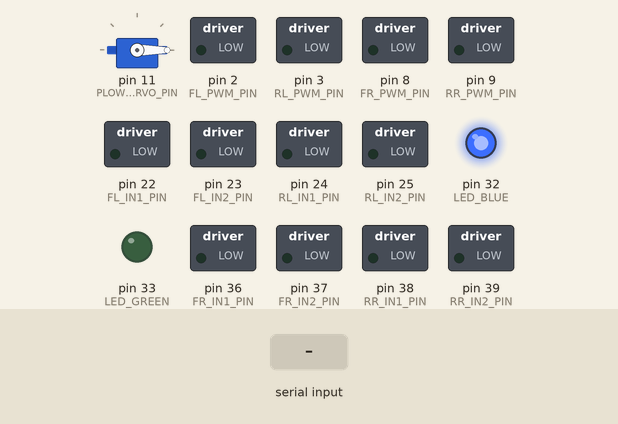
Bench run of a sketch on a simulated Arduino Mega 2560, built with avr-gcc and run on an emulated ATmega2560. Parts: servo, switched loads named in the sketch (green lamp = pin HIGH), output pins drawn as LEDs (lit = HIGH). The inputs (shaded band) are chosen by the test bench. What the sketch prints to the serial monitor is not drawn.

Above: at 1.2 s.
1.3 s: "B" received over the second serial link
At 2.4 s:
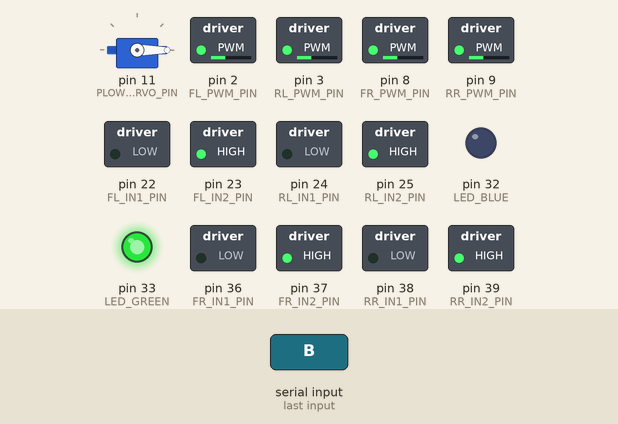
2.8 s: "H" received over the second serial link
At 3.6 s:
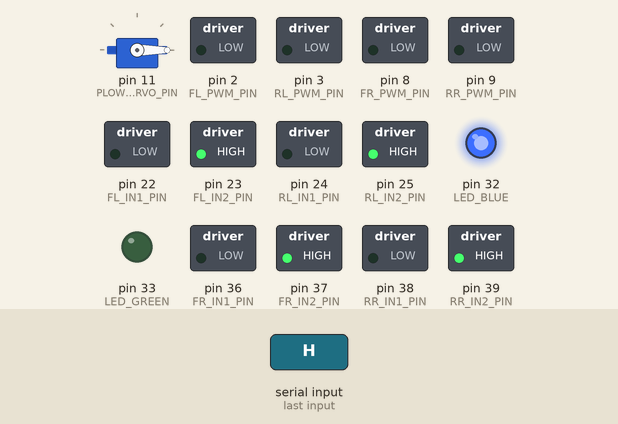
4.3 s: "F" received over the second serial link
At 4.7 s:
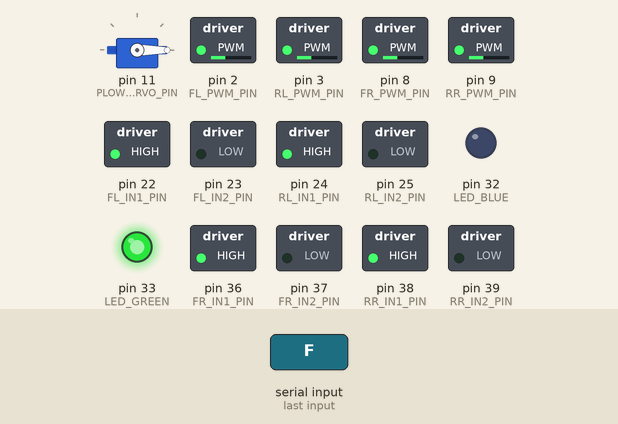
5.8 s: "h" received over the second serial link
At 7.0 s:
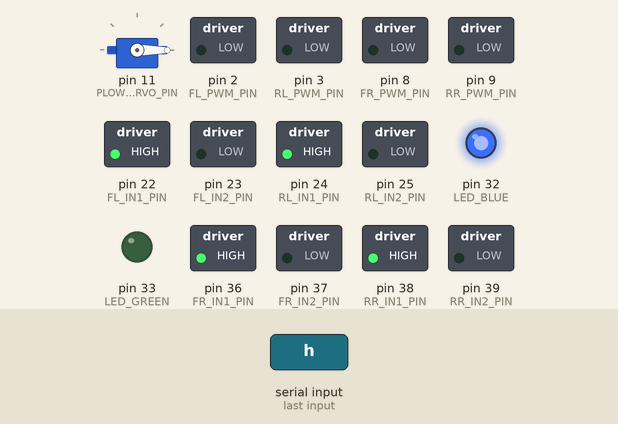
7.3 s: "L" received over the second serial link
At 8.2 s:
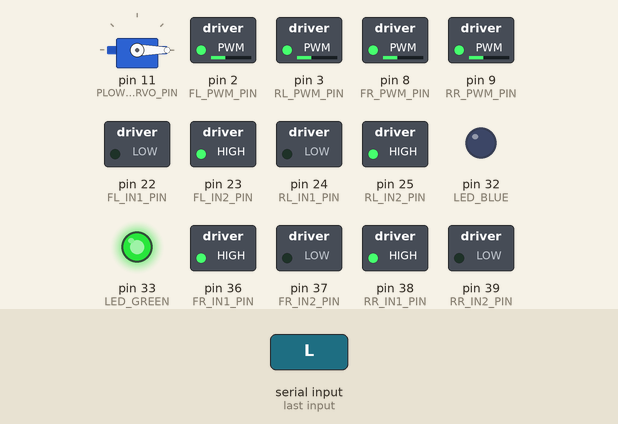
8.8 s: "b" received over the second serial link
At 9.3 s:
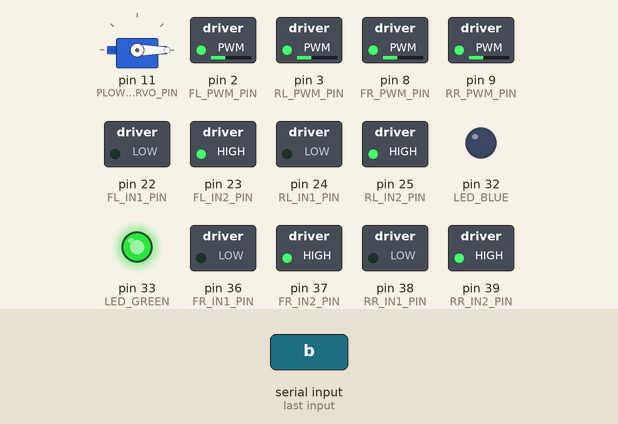
Timing chart, 0 to 11.3 s (numbered marks = the images above; inputs shaded):
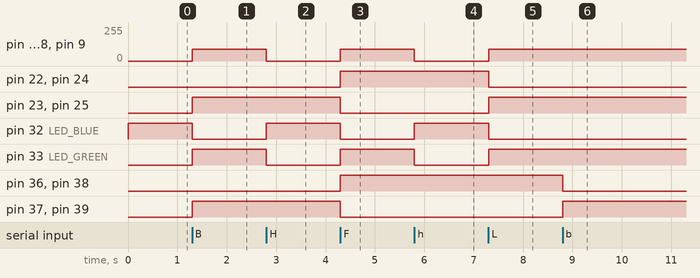

Measured:
- after the input at 1.3 s, pin 2 (FL_PWM_PIN), pin 3 (RL_PWM_PIN), pin 8 (FR_PWM_PIN), pin 9 (RR_PWM_PIN): 0/255 → 90/255 at once; pin 23 (FL_IN2_PIN), pin 25 (RL_IN2_PIN), pin 33 (LED_GREEN), pin 37 (FR_IN2_PIN), pin 39 (RR_IN2_PIN): LOW → HIGH at once; pin 32 (LED_BLUE): HIGH → LOW at once
- after the input at 2.8 s, pin 2 (FL_PWM_PIN), pin 3 (RL_PWM_PIN), pin 8 (FR_PWM_PIN), pin 9 (RR_PWM_PIN): 90/255 → 0/255 at once; pin 32 (LED_BLUE): LOW → HIGH at once; pin 33 (LED_GREEN): HIGH → LOW at once
- after the input at 4.3 s, pin 2 (FL_PWM_PIN), pin 3 (RL_PWM_PIN): 0/255 → 90/255 at once
- after the input at 5.8 s, pin 2 (FL_PWM_PIN), pin 3 (RL_PWM_PIN), pin 8 (FR_PWM_PIN), pin 9 (RR_PWM_PIN): 90/255 → 0/255 at once; pin 32 (LED_BLUE): LOW → HIGH at once; pin 33 (LED_GREEN): HIGH → LOW at once
- after the input at 7.3 s, pin 2 (FL_PWM_PIN), pin 3 (RL_PWM_PIN), pin 8 (FR_PWM_PIN), pin 9 (RR_PWM_PIN): 0/255 → 90/255 at once; pin 22 (FL_IN1_PIN), pin 24 (RL_IN1_PIN), pin 32 (LED_BLUE): HIGH → LOW at once; pin 23 (FL_IN2_PIN), pin 25 (RL_IN2_PIN), pin 33 (LED_GREEN): LOW → HIGH at once
- after the input at 8.8 s, pin 36 (FR_IN1_PIN), pin 38 (RR_IN1_PIN): HIGH → LOW at once; pin 37 (FR_IN2_PIN), pin 39 (RR_IN2_PIN): LOW → HIGH at once

The sketch:

LumiRover.ino
```cpp
/*
 * PROJECT: LumiRover Prototype (Scale Model)
 * CONTROLLER: MIT App Inventor (Bluetooth on Serial1)
 * UPGRADES: Omni-Directional Mecanum Drive, Smooth Servo, LEDs, TRUE E-STOP
 */

#include <Servo.h>

// --- 1. PIN DEFINITIONS ---
// FRONT LEFT Wheel (TB6612FNG 1)
#define FL_PWM_PIN 2
#define FL_IN1_PIN 22
#define FL_IN2_PIN 23

// REAR LEFT Wheel (TB6612FNG 1)
#define RL_PWM_PIN 3
#define RL_IN1_PIN 24
#define RL_IN2_PIN 25

// FRONT RIGHT Wheel (TB6612FNG 2)
#define FR_PWM_PIN 8
#define FR_IN1_PIN 36
#define FR_IN2_PIN 37

// REAR RIGHT Wheel (TB6612FNG 2)
#define RR_PWM_PIN 9
#define RR_IN1_PIN 38
#define RR_IN2_PIN 39

#define STBY_PIN  26  // Standby for BOTH TB6612FNG drivers

// BTS7960 Spreader Motor
#define SPR_EN_PIN 27
#define SPR_RPWM_PIN 4
#define SPR_LPWM_PIN 5

// Grove Servo (Plow)
#define PLOW_SERVO_PIN 11

// Safety Stall Sensors
#define SENSOR_PIN_L A0
#define SENSOR_PIN_R A1

// --- GROVE LED PINS ---
#define LED_BLUE  32  // Standby / Ready
#define LED_GREEN 33  // Moving / Working
#define LED_RED   34  // Stalled / Error

// --- 2. CONFIGURATION ---
// Set to 'true' ONLY when potentiometers/current sensors are physically plugged in
bool USE_SAFETY_SENSORS = false;

// Speed Settings (Voltage limit for 6V motors on 11.1V battery)
const int SPEED_SLOW = 60;
const int SPEED_NORMAL = 90;
const int SPEED_FAST = 130;  // MAX SAFE LIMIT
int currentDriveSpeed = SPEED_NORMAL; // Default starting speed

const int SPREADER_SPEED = 200;
const int STALL_LIMIT = 800;

// --- 3. OBJECTS & VARIABLES ---
Servo plowServo;

// Servo Speed Control Variables
int currentPlowAngle = 0;
int targetPlowAngle = 0;
unsigned long lastServoTime = 0;
const int SERVO_SPEED = 20; // ms per degree (Higher = Slower)

// State Machine
enum State { STOPPED, STOPPED_DRIVING, FORWARD, BACKWARD, LEFT, RIGHT, STRAFE_LEFT, STRAFE_RIGHT, STALLED };
State currentState = STOPPED;

bool isSpreaderOn = false; // Tracks spreader for the Green LED

void setup() {
  Serial.begin(9600);  // Laptop USB Debugging
  Serial1.begin(9600); // HC-05 Bluetooth
  Serial.println("LumiRover Omni-Directional System Booting...");

  // Init LEDs
  pinMode(LED_BLUE, OUTPUT);
  pinMode(LED_GREEN, OUTPUT);
  pinMode(LED_RED, OUTPUT);
  updateLEDs();

  // Init Drive Pins
  pinMode(FL_PWM_PIN, OUTPUT); pinMode(FL_IN1_PIN, OUTPUT); pinMode(FL_IN2_PIN, OUTPUT);
  pinMode(RL_PWM_PIN, OUTPUT); pinMode(RL_IN1_PIN, OUTPUT); pinMode(RL_IN2_PIN, OUTPUT);
  pinMode(FR_PWM_PIN, OUTPUT); pinMode(FR_IN1_PIN, OUTPUT); pinMode(FR_IN2_PIN, OUTPUT);
  pinMode(RR_PWM_PIN, OUTPUT); pinMode(RR_IN1_PIN, OUTPUT); pinMode(RR_IN2_PIN, OUTPUT);

  pinMode(STBY_PIN, OUTPUT);
  digitalWrite(STBY_PIN, HIGH); // Wake up both drivers

  // Init Spreader Pins
  pinMode(SPR_EN_PIN, OUTPUT);
  pinMode(SPR_RPWM_PIN, OUTPUT); pinMode(SPR_LPWM_PIN, OUTPUT);
  digitalWrite(SPR_EN_PIN, HIGH); // Wake up spreader driver

  // Init Servo
  plowServo.attach(PLOW_SERVO_PIN);
  plowServo.write(0);

  stopRobot(); // Start in a safe state
}

void loop() {
  // --- A. READ BLUETOOTH COMMANDS ---
  if (Serial1.available() > 0) {
    char cmd = Serial1.read();
    processCommand(cmd);
  }

  // --- B. SAFETY LOGIC ---
  if (USE_SAFETY_SENSORS) {
    int loadL = analogRead(SENSOR_PIN_L);
    int loadR = analogRead(SENSOR_PIN_R);

    // Check if we are moving forward or sideways (we ignore backing up so we can escape)
    bool movingIntoDanger = (currentState == FORWARD || currentState == LEFT || currentState == RIGHT || currentState == STRAFE_LEFT || currentState == STRAFE_RIGHT);

    if (movingIntoDanger && (loadL > STALL_LIMIT || loadR > STALL_LIMIT)) {
      if (currentState != STALLED) {
        Serial.println("!!! STALL DETECTED !!!");
        Serial1.println("STALL DETECTED! Press B to reverse.");
        stopRobot();
      }
      currentState = STALLED;
    }
  }

  // --- C. SMOOTH SERVO CONTROL ---
  if (currentPlowAngle != targetPlowAngle) {
    if (millis() - lastServoTime >= SERVO_SPEED) {
      lastServoTime = millis();
      if (currentPlowAngle < targetPlowAngle) {
        currentPlowAngle++;
      } else {
        currentPlowAngle--;
      }
      plowServo.write(currentPlowAngle);
    }
  }

  // --- D. UPDATE VISUAL INDICATORS ---
  updateLEDs();

  // --- E. EXECUTE MOTION (True 4-Wheel Omni Kinematics) ---
  switch (currentState) {
    // moveRobot4W(speed, FrontLeft_Fwd, RearLeft_Fwd, FrontRight_Fwd, RearRight_Fwd)
    case FORWARD:      moveRobot4W(currentDriveSpeed, true,  true,  true,  true);  break;
    case BACKWARD:     moveRobot4W(currentDriveSpeed, false, false, false, false); break;
    case LEFT:         moveRobot4W(currentDriveSpeed, false, false, true,  true);  break; // Turn in place
    case RIGHT:        moveRobot4W(currentDriveSpeed, true,  true,  false, false); break; // Turn in place

    // TRUE STRAFING (Requires Mecanum Wheels)
    case STRAFE_LEFT:  moveRobot4W(currentDriveSpeed, false, true,  true,  false); break;
    case STRAFE_RIGHT: moveRobot4W(currentDriveSpeed, true,  false, false, true);  break;

    case STOPPED_DRIVING:
      // Halts wheels only. Spreader & Plow keep doing their thing.
      analogWrite(FL_PWM_PIN, 0); analogWrite(RL_PWM_PIN, 0);
      analogWrite(FR_PWM_PIN, 0); analogWrite(RR_PWM_PIN, 0);
      break;

    case STOPPED:
      stopRobot(); // True E-Stop
      break;

    case STALLED:
      stopRobot();
      break;
  }
}

// --- HELPER FUNCTIONS ---

void processCommand(char cmd) {
  // 1. TRUE E-STOP (Kills everything)
  if (cmd == 'S' || cmd == 's') {
    currentState = STOPPED;
    Serial1.println("EMERGENCY STOP ACTIVATED");
    return;
  }

  // 2. HALT DRIVING (TouchUp event from app)
  if (cmd == 'H' || cmd == 'h') {
    if (currentState != STALLED) { // Don't overwrite stall state
      currentState = STOPPED_DRIVING;
    }
    return;
  }

  // 3. STALL ESCAPE OVERRIDE
  if (currentState == STALLED) {
    if (cmd == 'B' || cmd == 'b') {
      currentState = BACKWARD;
      Serial1.println("Reversing to escape stall...");
    }
    return; // Ignore other movements until unstuck
  }

  // 4. MOVEMENT COMMANDS
  if      (cmd == 'F' || cmd == 'f') currentState = FORWARD;
  else if (cmd == 'B' || cmd == 'b') currentState = BACKWARD;
  else if (cmd == 'L' || cmd == 'l') currentState = LEFT;
  else if (cmd == 'R' || cmd == 'r') currentState = RIGHT;
  else if (cmd == 'X' || cmd == 'x') currentState = STRAFE_LEFT;
  else if (cmd == 'Y' || cmd == 'y') currentState = STRAFE_RIGHT;

  // 5. SPEED COMMANDS
  else if (cmd == '1') { currentDriveSpeed = SPEED_SLOW;   Serial1.println("Speed: SLOW"); }
  else if (cmd == '2') { currentDriveSpeed = SPEED_NORMAL; Serial1.println("Speed: NORMAL"); }
  else if (cmd == '3') { currentDriveSpeed = SPEED_FAST;   Serial1.println("Speed: FAST"); }

  // 6. PLOW COMMANDS (CHANGES WERE MADE BECAUSE MECHANINCAL DID WRONG POSITIONING. THE RIGHT THING IS OPPOSITE OF THIS)
  else if (cmd == 'U' || cmd == 'u') {
    targetPlowAngle = 120;
    Serial1.println("Plow LOWERING...");
  }
  else if (cmd == 'J' || cmd == 'j') {
    targetPlowAngle = 0;
    Serial1.println("Plow LIFTING...");
  }

  // 7. SPREADER COMMANDS
  else if (cmd == 'O' || cmd == 'o') {
    isSpreaderOn = true;
    analogWrite(SPR_RPWM_PIN, SPREADER_SPEED);
    analogWrite(SPR_LPWM_PIN, 0);
    Serial1.println("Spreader ON");
  }
  else if (cmd == 'P' || cmd == 'p') {
    isSpreaderOn = false;
    analogWrite(SPR_RPWM_PIN, 0);
    analogWrite(SPR_LPWM_PIN, 0);
    Serial1.println("Spreader OFF");
  }
}

// Controls the physical Grove LEDs
void updateLEDs() {
  if (currentState == STALLED) {
    // Red Error Light
    digitalWrite(LED_BLUE, LOW); digitalWrite(LED_GREEN, LOW); digitalWrite(LED_RED, HIGH);
  }
  else if ((currentState == STOPPED || currentState == STOPPED_DRIVING) && !isSpreaderOn) {
    // Blue Standby Light (Everything is completely still)
    digitalWrite(LED_BLUE, HIGH); digitalWrite(LED_GREEN, LOW); digitalWrite(LED_RED, LOW);
  }
  else {
    // Green Active Light (Driving OR Spreading)
    digitalWrite(LED_BLUE, LOW); digitalWrite(LED_GREEN, HIGH); digitalWrite(LED_RED, LOW);
  }
}

// 4-Wheel Independent Motor Control
void moveRobot4W(int speed, bool fl_fwd, bool rl_fwd, bool fr_fwd, bool rr_fwd) {
  // Front Left
  if (fl_fwd) { digitalWrite(FL_IN1_PIN, HIGH); digitalWrite(FL_IN2_PIN, LOW); }
  else        { digitalWrite(FL_IN1_PIN, LOW);  digitalWrite(FL_IN2_PIN, HIGH); }
  analogWrite(FL_PWM_PIN, speed);

  // Rear Left
  if (rl_fwd) { digitalWrite(RL_IN1_PIN, HIGH); digitalWrite(RL_IN2_PIN, LOW); }
  else        { digitalWrite(RL_IN1_PIN, LOW);  digitalWrite(RL_IN2_PIN, HIGH); }
  analogWrite(RL_PWM_PIN, speed);

  // Front Right
  if (fr_fwd) { digitalWrite(FR_IN1_PIN, HIGH); digitalWrite(FR_IN2_PIN, LOW); }
  else        { digitalWrite(FR_IN1_PIN, LOW);  digitalWrite(FR_IN2_PIN, HIGH); }
  analogWrite(FR_PWM_PIN, speed);

  // Rear Right
  if (rr_fwd) { digitalWrite(RR_IN1_PIN, HIGH); digitalWrite(RR_IN2_PIN, LOW); }
  else        { digitalWrite(RR_IN1_PIN, LOW);  digitalWrite(RR_IN2_PIN, HIGH); }
  analogWrite(RR_PWM_PIN, speed);
}

// True Emergency Stop
void stopRobot() {
  // 1. STOP DRIVE WHEELS
  digitalWrite(FL_IN1_PIN, LOW); digitalWrite(FL_IN2_PIN, LOW);
  digitalWrite(RL_IN1_PIN, LOW); digitalWrite(RL_IN2_PIN, LOW);
  digitalWrite(FR_IN1_PIN, LOW); digitalWrite(FR_IN2_PIN, LOW);
  digitalWrite(RR_IN1_PIN, LOW); digitalWrite(RR_IN2_PIN, LOW);

  analogWrite(FL_PWM_PIN, 0); analogWrite(RL_PWM_PIN, 0);
  analogWrite(FR_PWM_PIN, 0); analogWrite(RR_PWM_PIN, 0);

  // 2. STOP SPREADER MOTOR
  analogWrite(SPR_RPWM_PIN, 0);
  analogWrite(SPR_LPWM_PIN, 0);
  isSpreaderOn = false; // Ensures Green LED turns off

  // 3. FREEZE PLOW SERVO
  targetPlowAngle = currentPlowAngle;
}
```
